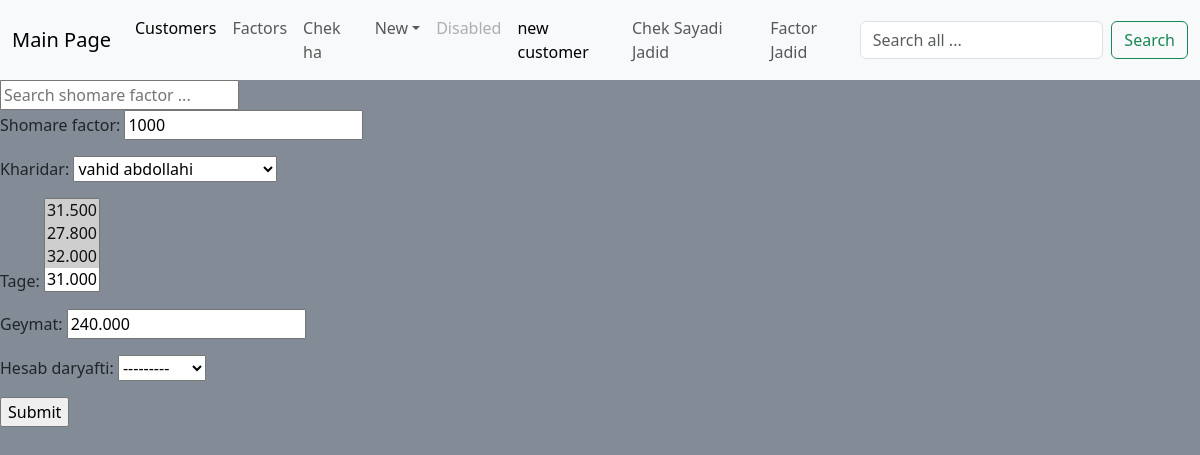
Before: /factor/update/1/ with the older database file.
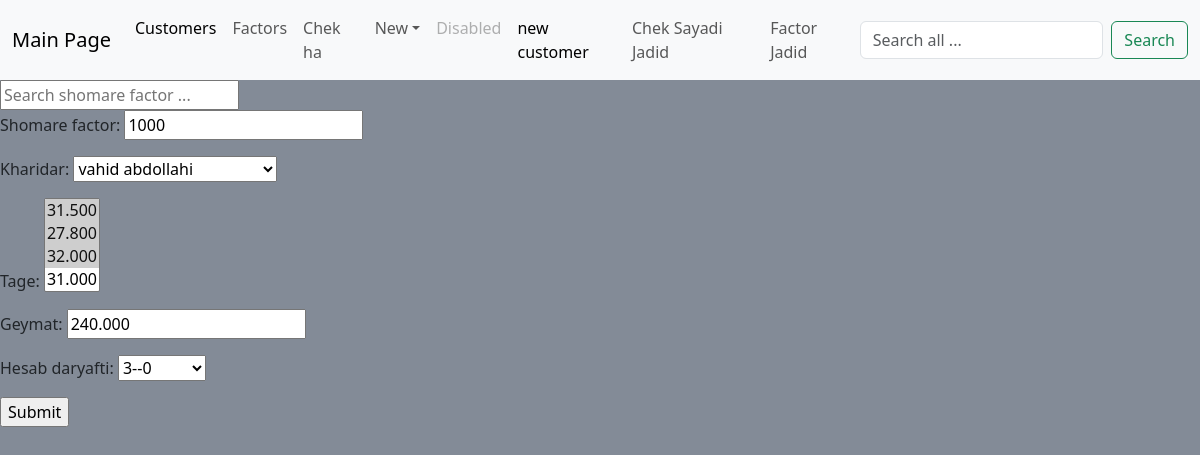
After: the same page with the newer database file.
### factor0/models.py (models this page shows, shortened)
class Foroosh(models.Model):
    shomare_factor = models.IntegerField(blank=True, null=True)
    kharidar = models.ForeignKey(Moshtary, on_delete=models.SET_NULL, null=True)
    tage = models.ManyToManyField(Tage, blank=True)
    geymat = models.DecimalField(max_digits=6, decimal_places=3, null=True, default=240)
    Hesab_daryafti = models.ForeignKey('Hesab_daryafti', on_delete=models.SET_NULL, blank= True, null=True)
    tarikhe_foroosh = models.DateField(auto_now_add=True)
    updated = models.DateField(auto_now=True)
    class Meta:
        ordering = ['-shomare_factor', ]
        verbose_name_plural = "Factors"

### factor0/views.py (the view)
# urls.py: path('update/<int:id>/', views.update_factor, name='update'),
def update_factor(request, id):
    factor = Foroosh.objects.get(id=id)
    form = ForooshForm(instance=factor)
    if request.method == "POST":
        form = ForooshForm(request.POST, instance=factor)
        if form.is_valid():
            form.save()
            return redirect('factor:home')
        return redirect('factor:update', id)
    else:
        form = ForooshForm(instance=factor)
        context = {'form': form}
        ForooshForm(instance=factor)
        return render(request, "update.html", context)

### factor0/forms.py
class ForooshForm(ModelForm):
    class Meta:
        model = Foroosh
        fields = "__all__"

### customer0/models.py (called while the page is built)
    def __str__(self) -> str:
        return self.name[0:50]

### factor0/models.py (called while the page is built)
    def __str__(self) -> str:
        return str(self.vazn)

    @property
    def kole_daryafti(self):
        total_price = sum(int(t.mablag) or 0 for t in self.chek.all())
        total_nagdi = self.nagdi
        total = total_price + total_nagdi
        return total_price

    def __str__(self):
        return  str(self.id) +str('--')+ str(self.kole_daryafti)

### templates/update.html (shortened to what this page needs)
{% extends 'main.html' %}
{% block content %}
<form method="post" action="">
    {{ form.as_p }}
    <input type="submit" value="Submit"/>
</form>
{% endblock content %}

Changed rows visible on the page:
changed Foroosh "vahid abdollahi": Hesab_daryafti "---------" → "3--0"
